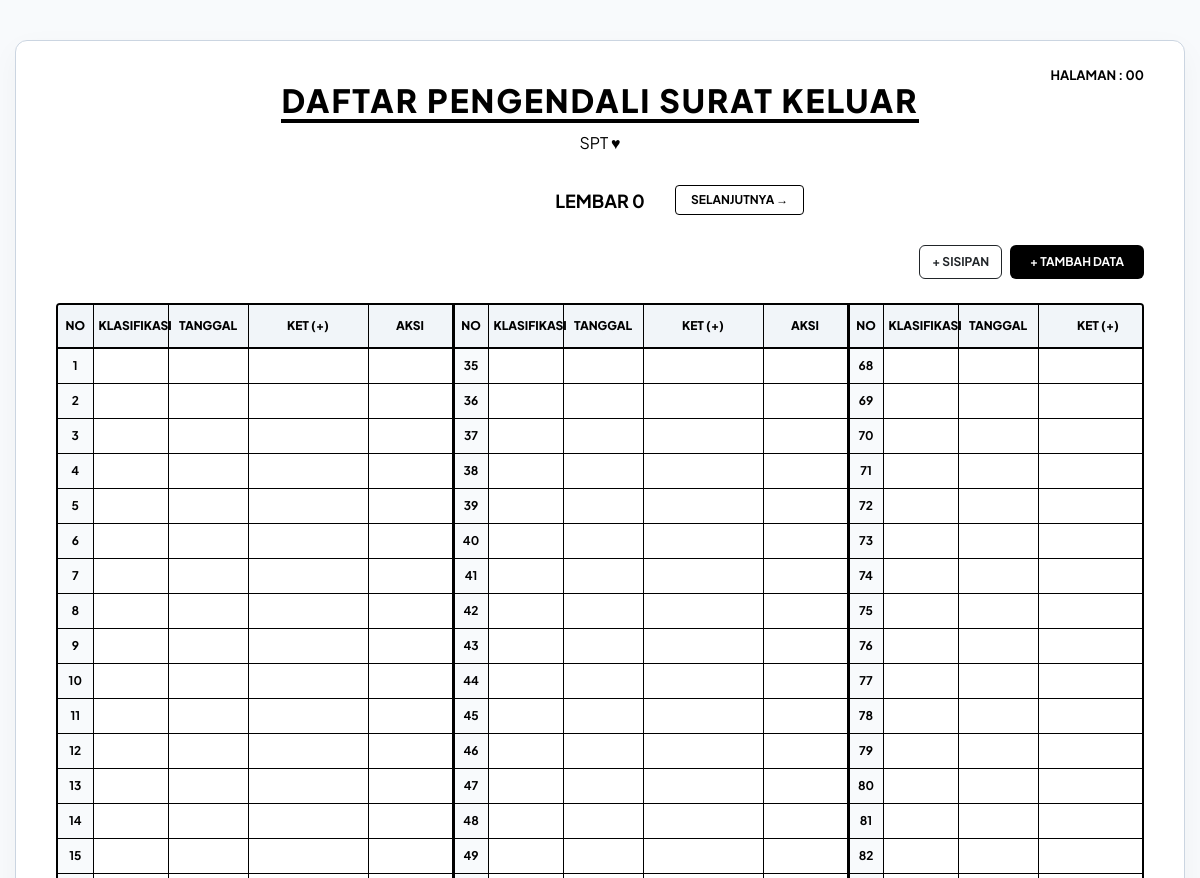
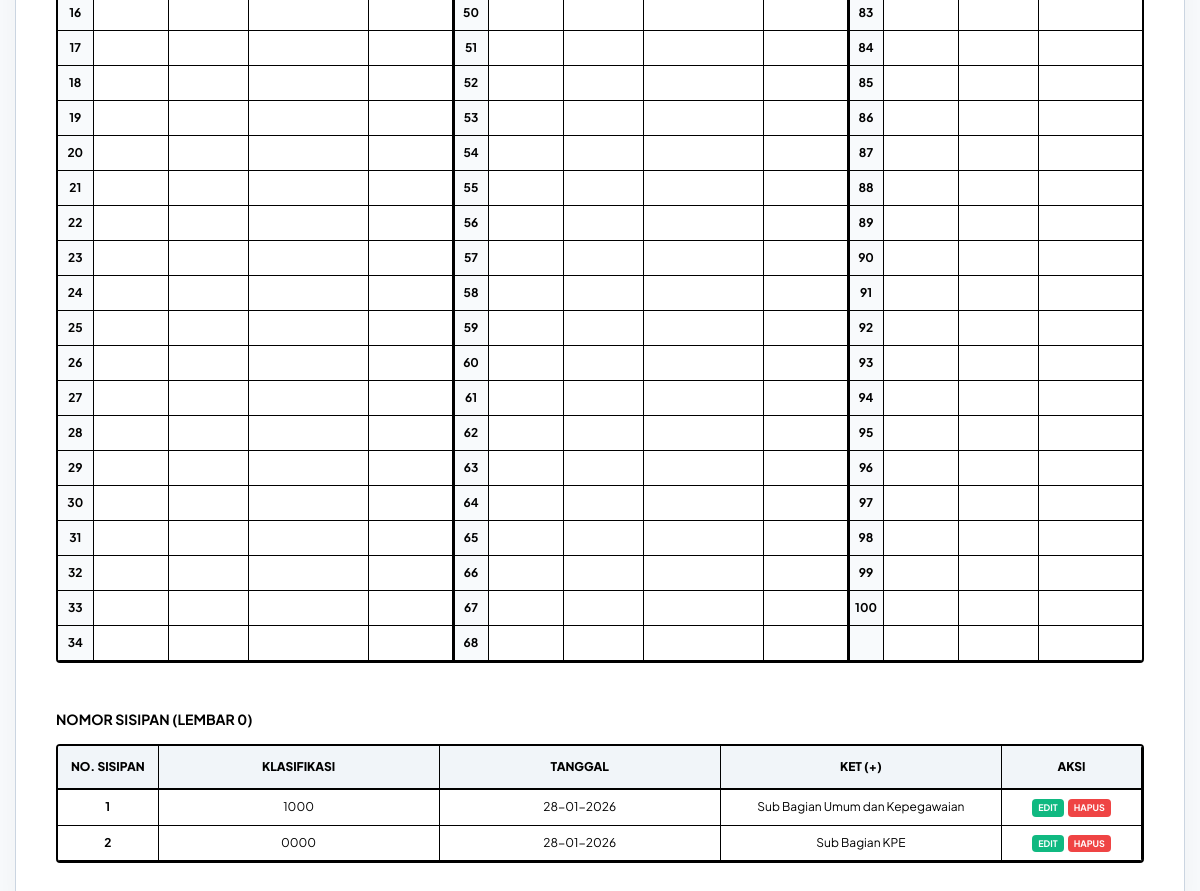
The page / on the database its author committed (2 pictures, top to bottom).
### tables this page shows
CREATE TABLE `pengendali_sisipan` (
  `no_urut` varchar(10) NOT NULL,
  `klas` varchar(50) NOT NULL,
  `plus` varchar(100) NOT NULL,
  `created_at` timestamp NOT NULL DEFAULT current_timestamp()
);

### controllers/controller.php (called while the page is built, shortened)
<?php
include_once 'config/Database.php';
include_once 'models/Pengendali.php';
class PengendaliController {
    private $model;
    public function __construct() {
        $database = new Database();
        $this->model = new Pengendali($database->getConnection());
    }
    public function index($page = 0) {
        $sisipanData = $this->model->getSisipanByPage($page);
        $currentPage = $page;
        include 'views/daftar_view.php';
    }
}

### config/database.php (called while the page is built, shortened)
<?php
class Database {
    private $host = "localhost";
    private $db_name = "magang_websitesurat";
    private $username = "root";
    private $password = "";
    public function getConnection() {
        $this->conn = null;
        try {
            $this->conn = new PDO("mysql:host=" . $this->host . ";dbname=" . $this->db_name, $this->username, $this->password);
            $this->conn->setAttribute(PDO::ATTR_ERRMODE, PDO::ERRMODE_EXCEPTION);
        } catch(PDOException $exception) {
            echo "Koneksi Error: " . $exception->getMessage();
        }
        return $this->conn;
    }
}

### models/pengendali.php (called while the page is built, shortened)
<?php
class Pengendali {
    private $conn;
    private $table_sisipan = "pengendali_sisipan";
    public function __construct($db) { $this->conn = $db; }
    public function getSisipanByPage($page) {
        $start = ($page * 100) + 1;
        $end = $start + 99;
        $query = "SELECT * FROM " . $this->table_sisipan . "
                  WHERE CAST(no_urut AS UNSIGNED) BETWEEN ? AND ?
                  ORDER BY CAST(no_urut AS UNSIGNED) ASC, no_urut ASC";
        $stmt = $this->conn->prepare($query);
        $stmt->execute([$start, $end]);
        return $stmt->fetchAll(PDO::FETCH_ASSOC);
    }
}

### views/daftar_view.php (the view, shortened to what this page needs)
<!DOCTYPE html>
<html lang="id">
<head>
  <link href="https://cdn.jsdelivr.net/npm/bootstrap@5.3.0/dist/css/bootstrap.min.css" rel="stylesheet">
  <link href="https://cdn.jsdelivr.net/npm/sweetalert2@11/dist/sweetalert2.min.css" rel="stylesheet">
</head>
<body>
  <div class="main-card">
    <div class="page-info">HALAMAN : <?php echo str_pad($currentPage, 2, "0", STR_PAD_LEFT); ?></div>
    <div class="header-brand">
      <h2>Daftar Pengendali Surat Keluar</h2>
      <p>SPT ♥</p>
    </div>
    <div class="pagination-nav d-print-none">
      <div class="nav-center">
        <span class="fw-bold">LEMBAR <?php echo $currentPage; ?></span>
      </div>
      <div class="nav-side right">
        <a href="index.php?page=<?php echo $currentPage + 1; ?>" class="btn-nav">SELANJUTNYA →</a>
      </div>
    </div>
    <div class="d-flex justify-content-end mb-4 d-print-none">
      <button class="btn btn-outline-dark me-2 fw-bold" onclick="bukaModalSisipan()" style="font-size: 12px; border-radius: 6px;">+ SISIPAN</button>
      <button class="btn-modern-add" onclick="bukaModalTambah()">+ TAMBAH DATA</button>
    </div>
    <div class="table-responsive">
      <table class="main-table text-center">
        <thead>
          <tr>
            <?php for ($k = 0; $k < 3; $k++): ?>
              <th class="<?php echo ($k > 0) ? 'col-divider' : ''; ?>" width="35">No</th>
              <th width="75">Klasifikasi</th>
              <th width="80">Tanggal</th>
              <th width="120">Ket (+)</th>
              <th width="85" class="d-print-none">Aksi</th>
            <?php endfor; ?>
          </tr>
        </thead>
        <tbody>
          <?php
          $startNumber = ($currentPage * 100) + 1;
          for ($i = 0; $i < 34; $i++) {
            echo "<tr>";
            $ranges = [['o' => 0, 'm' => 33], ['o' => 34, 'm' => 66], ['o' => 67, 'm' => 99]];
            foreach ($ranges as $idx => $r) {
              $divider = ($idx > 0) ? 'col-divider' : '';
              $current_no = $startNumber + $r['o'] + $i;
              if (($r['o'] + $i) <= 99) {
                $k = $data[$current_no]['k'] ?? '';
                $p = $data[$current_no]['p'] ?? '';
                $t = isset($data[$current_no]['t']) ? date('d-m-Y', strtotime($data[$current_no]['t'])) : '';
                echo "<td class='no-column $divider'>$current_no</td><td>$k</td><td style='width: 80px; white-space: nowrap;'>$t</td><td style='width: 120px; text-align: center !important;'>$p</td><td class='d-print-none'>";
                echo "</td>";
              } else {
                echo "<td class='no-column $divider'></td><td></td><td></td><td></td><td class='d-print-none'></td>";
              }
            }
            echo "</tr>";
          }
          ?>
        </tbody>
      </table>
    </div>
    <?php if (!empty($sisipanData)): ?>
    <div class="mt-5">
      <h5 class="fw-bold mb-3" style="font-size: 14px; text-transform: uppercase;">Nomor Sisipan (Lembar <?php echo $currentPage; ?>)</h5>
      <div class="table-responsive">
        <table class="main-table text-center">
          <thead>
            <tr style="background-color: #fef2f2;">
              <th width="100">No. Sisipan</th><th>Klasifikasi</th><th>Tanggal</th><th>Ket (+)</th><th width="140" class="d-print-none">Aksi</th>
            </tr>
          </thead>
          <tbody>
            <?php foreach ($sisipanData as $s): ?>
            <tr>
              <td class="fw-bold"><?php echo $s['no_urut']; ?></td>
              <td><?php echo $s['klas']; ?></td>
              <td><?php echo date('d-m-Y', strtotime($s['created_at'])); ?></td>
              <td><?php echo $s['plus']; ?></td>
              <td class="d-print-none">
                <button class="btn-action-edit" onclick="bukaModalEdit('<?php echo $s['no_urut']; ?>', '<?php echo $s['no_urut']; ?>', '<?php echo $s['klas']; ?>', '<?php echo $s['plus']; ?>', true)">EDIT</button>
                <button class="btn-action-delete" onclick="konfirmasiHapus('<?php echo $s['no_urut']; ?>', '<?php echo $s['no_urut']; ?>', true)">HAPUS</button>
              </td>
            </tr>
            <?php endforeach; ?>
          </tbody>
        </table>
      </div>
    </div>
    <?php endif; ?>
  </div>
</body>
</html>

### index.php
<?php
include_once 'controllers/Controller.php';
$controller = new PengendaliController();
$page = isset($_GET['page']) ? (int)$_GET['page'] : 0;
if ($_SERVER['REQUEST_METHOD'] === 'POST' || isset($_GET['hapus'])) {
    $controller->handleRequest();
} else {
    $controller->index($page);
}

### views/daftar_view.php (style rules this page uses)
:root { --success-color: #10b981; --danger-color: #ef4444; }
body { background-color: #f8fafc; font-family: 'Plus Jakarta Sans', sans-serif; color: #000; padding: 40px 15px; }
.main-card { background: #fff; border-radius: 12px; box-shadow: 0 10px 30px rgba(0, 0, 0, 0.04); padding: 40px; max-width: 1450px; margin: 0 auto; position: relative; border: 1px solid #cbd5e1; }
.page-info { position: absolute; top: 25px; right: 40px; font-weight: 700; font-size: 13px; }
.header-brand { text-align: center; margin-bottom: 30px; }
.header-brand h2 { font-weight: 800; text-transform: uppercase; letter-spacing: 2px; border-bottom: 4px solid #000; display: inline-block; }
.pagination-nav { margin-bottom: 30px; display: flex; align-items: center; justify-content: center; }
.nav-side { width: 150px; display: flex; }
.nav-side.right { justify-content: flex-start; }
.nav-center { min-width: 150px; text-align: center; font-size: 18px; }
.btn-nav { background: #fff; border: 1px solid #000; color: #000; padding: 5px 15px; font-weight: 700; font-size: 12px; text-decoration: none; border-radius: 4px; }
.table-responsive { border: 2px solid #000; border-radius: 4px; overflow-x: auto; }
.main-table { width: 100%; border-collapse: collapse; table-layout: fixed; }
.main-table th { background-color: #f1f5f9; padding: 12px 5px; font-size: 12px; font-weight: 800; text-transform: uppercase; border-bottom: 2px solid #000; border-right: 1px solid #000; }
.main-table td { padding: 8px 4px; font-size: 12px; border-bottom: 1px solid #000; border-right: 1px solid #000; vertical-align: middle; color: #000; word-wrap: break-word; }
.no-column { background-color: #f8fafc; font-weight: 700; width: 35px; text-align: center; }
.col-divider { border-left: 3px solid #000 !important; }
.btn-modern-add { background-color: #000; color: #fff; border: none; padding: 8px 20px; font-weight: 700; font-size: 12px; border-radius: 6px; }
.btn-action-edit { background-color: var(--success-color); color: #fff; border: none; padding: 2px 6px; border-radius: 4px; font-size: 9px; font-weight: 700; }
.btn-action-delete { background-color: var(--danger-color); color: #fff; border: none; padding: 2px 6px; border-radius: 4px; font-size: 9px; font-weight: 700; margin-left: 2px; }

### rows shown on the page
pengendali_sisipan: no_urut "1", klas "1000", created_at "28-01-2026", plus "Sub Bagian Umum dan Kepegawaian"
pengendali_sisipan: no_urut "2", klas "0000", created_at "28-01-2026", plus "Sub Bagian KPE"

### other values the page prints
str_pad($currentPage, 2, "0", STR_PAD_LEFT) "00"
$currentPage "0"
$current_no "1"
$current_no "35"
$current_no "68"
$current_no "2"
$current_no "36"
$current_no "69"
$current_no "3"
$current_no "37"
$current_no "70"
$current_no "4"
$current_no "38"
$current_no "71"
$current_no "5"
